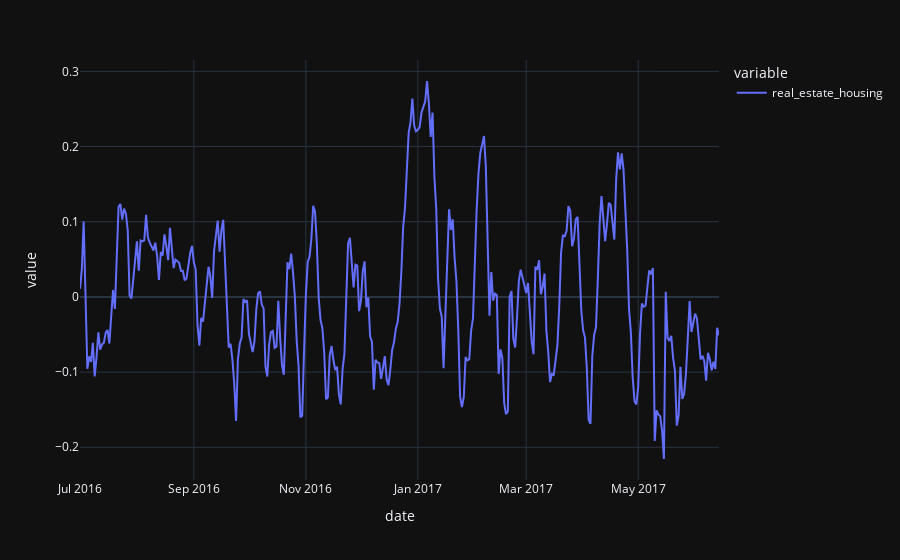

The notebook cell saved with this chart:
### Code cell
df_polarity_z_scored.query("calculation == 'sentiment_score_median'")["real_estate_housing"].plot()

### Figure 1 — Plotly figure (JSON) as saved in the notebook; plotly's stock layout.template omitted (floating-point values rounded to 4 significant figures; data arrays with more than 128 entries replaced by an {"elided": "..."} marker saying what was removed)
{"data": [{"hovertemplate": "variable=real_estate_housing<br>date=%{x}<br>value=%{y}<extra></extra>", "legendgroup": "real_estate_housing", "line": {"color": "#636efa", "dash": "solid"}, "marker": {"symbol": "circle"}, "mode": "lines", "name": "real_estate_housing", "orientation": "v", "showlegend": true, "type": "scatter", "x": {"elided": "348 str values"}, "xaxis": "x", "y": {"elided": "348 float values"}, "yaxis": "y"}], "layout": {"autosize": true, "legend": {"title": {"text": "variable"}, "tracegroupgap": 0}, "margin": {"t": 60}, "xaxis": {"anchor": "y", "autorange": true, "domain": [0, 1], "range": ["2016-07-01", "2017-06-14"], "title": {"text": "date"}, "type": "date"}, "yaxis": {"anchor": "x", "autorange": true, "domain": [0, 1], "range": [-0.2435, 0.3151], "title": {"text": "value"}, "type": "linear"}}}
